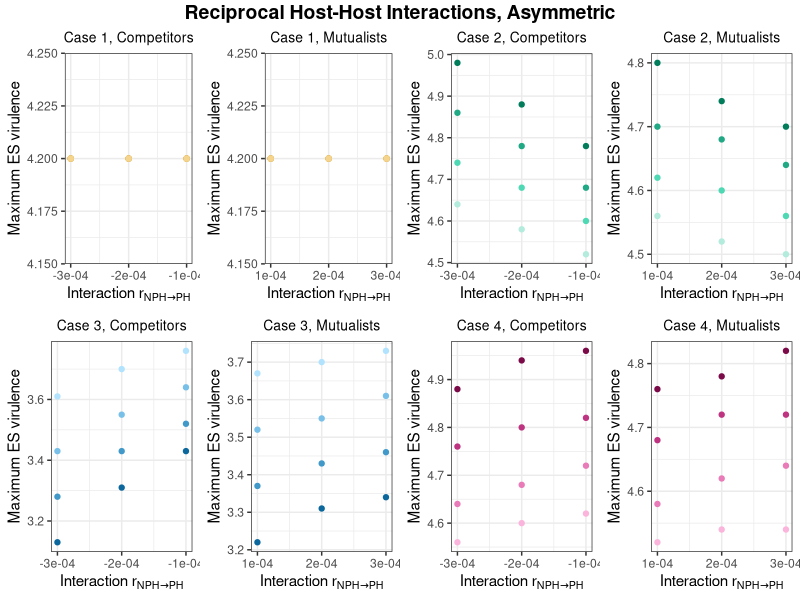
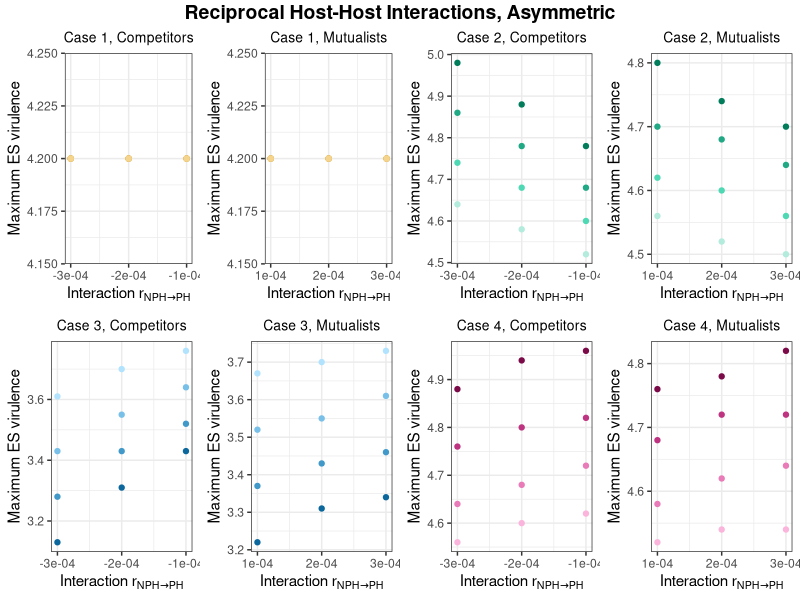

Write the R code that produced these figures, in order.
library(ggplot2)
library(ggpubr)
cbPalette <- c("#999999", "#E69F00", "#56B4E9", "#009E73", "#F0E442", "#0072B2", "#D55E00", "#CC79A7")
#Figure for raw data of asymmetric, reciprocal interactions
onwardtrans_recip_com<- read.table(header = TRUE, text = "
 n      high	highmed  medlow low
-0.0003	3.13	3.28	3.43	3.61
-0.0002	3.31	3.43	3.55	3.7
-0.0001	3.43	3.52	3.64	3.76
")


onwardrecip_com <- ggplot(data = onwardtrans_recip_com, aes(x = n)) +
  scale_colour_manual(values=cbPalette)+
  geom_point(aes(y = high), color = "#0C689C") + 
  geom_point(aes(y = highmed), color = "#4199CA") +
  geom_point(aes(y = medlow), color = "#78C0E8") + 
  geom_point(aes(y = low), color = "#B2E3FE") +
  ggtitle("Case 3, Competitors")+
  theme_bw()+
  theme(plot.title = element_text(hjust = 0.5))+
  theme(plot.title = element_text(size = 10))+
  scale_x_continuous(breaks=seq(-0.0003,-0.0001,0.0001))+
  labs(x = expression("Interaction r"["NPH" %->% "PH"])) + ylab("Maximum ES virulence")

onwardtrans_recip_mut<- read.table(header = TRUE, text = "
 n      high	highmed  medlow low
0.0001	3.22	3.37	3.52	3.67
0.0002	3.31	3.43	3.55	3.7
0.0003	3.34	3.46	3.61	3.73
")


onwardrecip_mut <- ggplot(data = onwardtrans_recip_mut, aes(x = n)) +
  scale_colour_manual(values=cbPalette)+
  geom_point(aes(y = high), color = "#0C689C") + 
  geom_point(aes(y = highmed), color = "#4199CA") +
  geom_point(aes(y = medlow), color = "#78C0E8") + 
  geom_point(aes(y = low), color = "#B2E3FE") +
  ggtitle("Case 3, Mutualists")+
  theme_bw()+
  theme(plot.title = element_text(hjust = 0.5))+
  theme(plot.title = element_text(size = 10))+
  scale_x_continuous(breaks=seq(0.0001,0.0003,0.0001))+
  labs(x = expression("Interaction r"["NPH" %->% "PH"])) + ylab("Maximum ES virulence")


suscep_recip_com<- read.table(header = TRUE, text = "
 n      high	highmed  medlow low
-0.0003	4.2	4.2	4.2	4.2
-0.0002	4.2	4.2	4.2	4.2
-0.0001	4.2	4.2	4.2	4.2
")

susceprecip_com <- ggplot(data = suscep_recip_com, aes(x = n)) +
  scale_colour_manual(values=cbPalette)+
  geom_point(aes(y = high), color = "#AB7703") + 
  geom_point(aes(y = highmed), color = "#D3A235") +
  geom_point(aes(y = medlow), color = "#E7BE63") + 
  geom_point(aes(y = low), color = "#F5D58E") +
  ggtitle("Case 1, Competitors")+
  theme_bw()+
  theme(plot.title = element_text(hjust = 0.5))+
  theme(plot.title = element_text(size = 10))+
  scale_x_continuous(breaks=seq(-0.0003,-0.0001,0.0001))+
  labs(x = expression("Interaction r"["NPH" %->% "PH"])) + ylab("Maximum ES virulence")


suscep_recip_mut<- read.table(header = TRUE, text = "
 n      high	highmed  medlow low
0.0001	4.2	4.2	4.2	4.2
0.0002	4.2	4.2	4.2	4.2
0.0003	4.2	4.2	4.2	4.2
")

susceprecip_mut <- ggplot(data = suscep_recip_mut, aes(x = n)) +
  scale_colour_manual(values=cbPalette)+
  geom_point(aes(y = high), color = "#AB7703") + 
  geom_point(aes(y = highmed), color = "#D3A235") +
  geom_point(aes(y = medlow), color = "#E7BE63") + 
  geom_point(aes(y = low), color = "#F5D58E") +
  ggtitle("Case 1, Mutualists")+
  theme_bw()+
  theme(plot.title = element_text(hjust = 0.5))+
  theme(plot.title = element_text(size = 10))+
  scale_x_continuous(breaks=seq(0.0001,0.0003,0.0001))+
  labs(x = expression("Interaction r"["NPH" %->% "PH"])) + ylab("Maximum ES virulence")

excessdeath_recip_com<- read.table(header = TRUE, text = "
 n      high	highmed  medlow low
-0.0003	4.88	4.76	4.64	4.56
-0.0002	4.94	4.8	4.68	4.6
-0.0001	4.96	4.82	4.72	4.62
")

excessdeathrecip_com <- ggplot(data = excessdeath_recip_com, aes(x = n)) +
  scale_colour_manual(values=cbPalette)+
  geom_point(aes(y = high), color = "#7B0A49") + 
  geom_point(aes(y = highmed), color = "#BE3481") +
  geom_point(aes(y = medlow), color = "#E87BB8") + 
  geom_point(aes(y = low), color = "#FBB5DC") +
  ggtitle("Case 4, Competitors")+
  theme_bw()+
  theme(plot.title = element_text(hjust = 0.5))+
  theme(plot.title = element_text(size = 10))+
  scale_x_continuous(breaks=seq(-0.0003,-0.0001,0.0001))+
  labs(x = expression("Interaction r"["NPH" %->% "PH"])) + ylab("Maximum ES virulence")

excessdeath_recip_mut<- read.table(header = TRUE, text = "
 n      high	highmed  medlow low
0.0001	4.76	4.68	4.58	4.52
0.0002	4.78	4.72	4.62	4.54
0.0003	4.82	4.72	4.64	4.54
")

excessdeathrecip_mut <- ggplot(data = excessdeath_recip_mut, aes(x = n)) +
  scale_colour_manual(values=cbPalette)+
  geom_point(aes(y = high), color = "#7B0A49") + 
  geom_point(aes(y = highmed), color = "#BE3481") +
  geom_point(aes(y = medlow), color = "#E87BB8") + 
  geom_point(aes(y = low), color = "#FBB5DC") +
  ggtitle("Case 4, Mutualists")+
  theme_bw()+
  theme(plot.title = element_text(hjust = 0.5))+
  theme(plot.title = element_text(size = 10))+
  scale_x_continuous(breaks=seq(0.0001,0.0003,0.0001))+
  labs(x = expression("Interaction r"["NPH" %->% "PH"])) + ylab("Maximum ES virulence")

growth_recip_com<- read.table(header = TRUE, text = "
 n      high	highmed  medlow low
-0.0003	4.98	4.86	4.74	4.64
-0.0002	4.88	4.78	4.68	4.58
-0.0001	4.78	4.68	4.6	4.52

")

growthrecip_com <- ggplot(data = growth_recip_com, aes(x = n)) +
  scale_colour_manual(values=cbPalette)+
  geom_point(aes(y = high), color = "#017D5B") + 
  geom_point(aes(y = highmed), color = "#20A984") +
  geom_point(aes(y = medlow), color = "#4ED8B3") + 
  geom_point(aes(y = low), color = "#B3EBDC") +
  ggtitle("Case 2, Competitors")+
  theme_bw()+
  theme(plot.title = element_text(hjust = 0.5))+
  theme(plot.title = element_text(size = 10))+
  scale_x_continuous(breaks=seq(-0.0003,-0.0001,0.0001))+
  labs(x = expression("Interaction r"["NPH" %->% "PH"])) + ylab("Maximum ES virulence")

growth_recip_mut<- read.table(header = TRUE, text = "
 n      high	highmed  medlow low
0.0001	4.8	4.7	4.62	4.56
0.0002	4.74	4.68	4.6	4.52
0.0003	4.7	4.64	4.56	4.5
")

growthrecip_mut <- ggplot(data = growth_recip_mut, aes(x = n)) +
  scale_colour_manual(values=cbPalette)+
  geom_point(aes(y = high), color = "#017D5B") + 
  geom_point(aes(y = highmed), color = "#20A984") +
  geom_point(aes(y = medlow), color = "#4ED8B3") + 
  geom_point(aes(y = low), color = "#B3EBDC") +
  ggtitle("Case 2, Mutualists")+
  theme_bw()+
  theme(plot.title = element_text(hjust = 0.5))+
  theme(plot.title = element_text(size = 10))+
  scale_x_continuous(breaks=seq(0.0001,0.0003,0.0001))+
  labs(x = expression("Interaction r"["NPH" %->% "PH"])) + ylab("Maximum ES virulence")


figure3<- ggarrange(susceprecip_com, susceprecip_mut, growthrecip_com, growthrecip_mut, onwardrecip_com, onwardrecip_mut, excessdeathrecip_com, excessdeathrecip_mut,
                    ncol = 4, nrow = 2)
figure3 <-annotate_figure(figure3, 
                          top = text_grob("Reciprocal Host-Host Interactions, Asymmetric", face = "bold", size = 14))
print(figure3)
ggsave(file = "SFig_Recip_Asymm.eps")   
